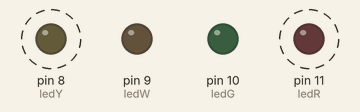
Simulated run of this sketch. Board: Arduino Uno, built with avr-gcc and run on an emulated ATmega328P. Parts: output pins drawn as LEDs (lit = HIGH). Dashed ring = blinking.

Above: at 0.5 s.
Timing chart, 0 to 4.6 s (numbered marks = the images above):
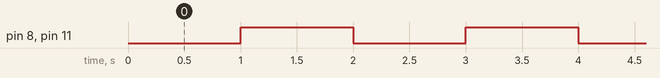

Measured:
- by itself, pin 8 (ledY), pin 11 (ledR): alternates HIGH for 1.0 s and LOW for 1.0 s

The sketch:

led_piscar_millis.ino
```cpp
const int ledY = 8;
const int ledW = 9;
const int ledG = 10;
const int ledR = 11;
unsigned long intervalo = 1000;
unsigned long tempo_anterior = 0;
bool estado = 0;

void setup() {
  pinMode(ledY, OUTPUT);
  pinMode(ledW, OUTPUT);
  pinMode(ledG, OUTPUT);
  pinMode(ledR, OUTPUT);

}

void loop() {
  unsigned long tempo_atual = millis();
  if (tempo_atual - tempo_anterior >= intervalo) {
    estado = !estado;
    digitalWrite(ledY, estado);
    digitalWrite(ledR, estado);
    tempo_anterior = tempo_atual;

  }
}
```
